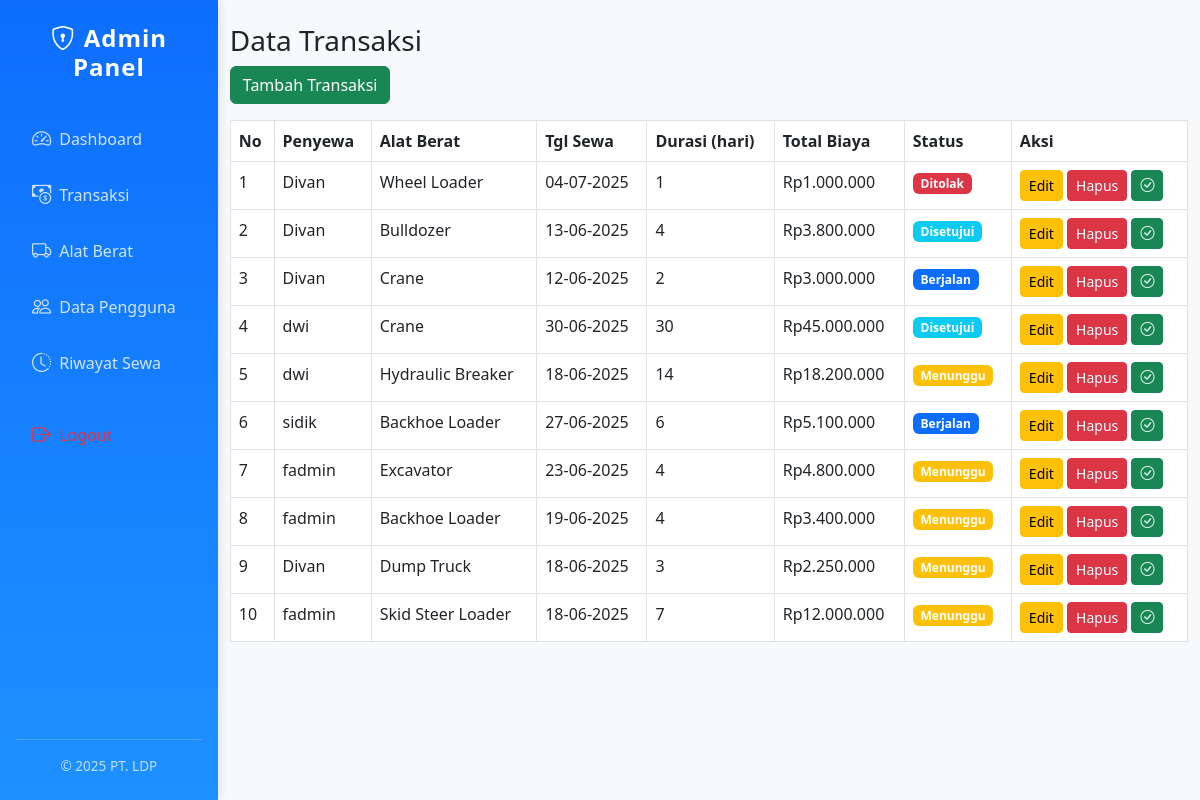
/admin/transaksi.php (signed in), run on the app's committed database.
### tables this page shows
CREATE TABLE `transaksi` (
  `id` int NOT NULL,
  `id_user` int DEFAULT NULL,
  `id_alat` int DEFAULT NULL,
  `tanggal_sewa` date DEFAULT NULL,
  `durasi` int DEFAULT NULL,
  `total_biaya` int DEFAULT NULL,
  `status` enum('menunggu','disetujui','berjalan','selesai','ditolak') DEFAULT 'menunggu'
);

CREATE TABLE `users` (
  `id` int NOT NULL,
  `nama` varchar(100) DEFAULT NULL,
  `email` varchar(100) DEFAULT NULL,
  `password` varchar(255) DEFAULT NULL,
  `role` enum('admin','user') DEFAULT 'user'
);

CREATE TABLE `alat_berat` (
  `id` int NOT NULL,
  `nama_alat` varchar(100) DEFAULT NULL,
  `jenis` varchar(50) DEFAULT NULL,
  `harga_per_hari` int DEFAULT NULL,
  `foto` varchar(255) DEFAULT NULL,
  `status` enum('tersedia','disewa') DEFAULT 'tersedia'
);

### admin/transaksi.php (the view, shortened to what this page needs)
<?php
include "../config/db.php";
$action = $_GET['action'] ?? '';
$query = "SELECT t.*, a.nama_alat, u.nama AS nama_user
          FROM transaksi t
          JOIN alat_berat a ON t.id_alat = a.id
          JOIN users u ON t.id_user = u.id AND t.status != 'selesai'
          ORDER BY t.id DESC";
$result = mysqli_query($conn, $query);
?>
<!DOCTYPE html>
<html lang="id">
<head>
    <link href="https://cdn.jsdelivr.net/npm/bootstrap@5.3.0/dist/css/bootstrap.min.css" rel="stylesheet">
</head>
<body>
    <?php
    include "sidebar_admin.php";
    $alat_result = mysqli_query($conn, "SELECT id, nama_alat,harga_per_hari, status FROM alat_berat");
    $user_result = mysqli_query($conn, "SELECT id, nama FROM users WHERE role = 'user'");
    ?>
    <div class="container mt-4">
        <h3>Data Transaksi</h3>
        <?php if ($action == 'add' || ($action == 'edit' && isset($data_edit))): ?>
            <h5><?= $action == 'add' ? 'Tambah Transaksi' : 'Edit Transaksi' ?></h5>
            <form method="POST" action="">
                <div class="mb-3">
                    <label>Nama Alat Berat</label>
                    <select name="id_alat" id="id_alat" class="form-select" required>
                        <option value="">-- Pilih Alat Berat --</option>
                        <?php while ($alat = mysqli_fetch_assoc($alat_result)): ?>
                            <option value="<?= $alat['id'] ?>" data-harga="<?= $alat['harga_per_hari'] ?>"
                                <?= ($action == 'edit' && $data_edit['id_alat'] == $alat['id']) ? 'selected' : '' ?>>
                                <?= htmlspecialchars($alat['nama_alat']) ?> - <?= $alat['status'] ?>
                            </option>
                        <?php endwhile; ?>
                    </select>
                </div>
                <div class="mb-3">
                    <label>Nama User</label>
                    <select name="id_user" class="form-select" required>
                        <option value="">-- Pilih User --</option>
                        <?php while ($user = mysqli_fetch_assoc($user_result)): ?>
                            <option value="<?= $user['id'] ?>" <?= ($action == 'edit' && $data_edit['id_user'] == $user['id']) ? 'selected' : '' ?>>
                                <?= htmlspecialchars($user['nama']) ?>
                            </option>
                        <?php endwhile; ?>
                    </select>
                </div>
                <div class="mb-3">
                    <label>Tanggal Sewa</label>
                    <input type="date" name="tanggal_sewa" class="form-control" required
                        value="<?= $action == 'edit' ? $data_edit['tanggal_sewa'] : '' ?>">
                </div>
                <div class="mb-3">
                    <label>Durasi (hari)</label>
                    <input type="number" name="durasi" id="durasi" class="form-control" required
                        value="<?= $action == 'edit' ? $data_edit['durasi'] : '' ?>">
                </div>
                <div class="mb-3">
                    <label>Total Biaya</label>
                    <input type="number" name="total_biaya" id="total_biaya" class="form-control" readonly
                        value="<?= $action == 'edit' ? $data_edit['total_biaya'] : '' ?>">
                </div>
                <div class="mb-3">
                    <label>Status</label>
                    <select name="status" class="form-select" required>
                        <option value="menunggu" <?= ($action == 'edit' && $data_edit['status'] == 'menunggu') ? 'selected' : '' ?>>Menunggu</option>
                        <option value="disetujui" <?= ($action == 'edit' && $data_edit['status'] == 'disetujui') ? 'selected' : '' ?>>Disetujui</option>
                        <option value="berjalan" <?= ($action == 'edit' && $data_edit['status'] == 'berjalan') ? 'selected' : '' ?>>Berjalan</option>
                        <option value="selesai" <?= ($action == 'edit' && $data_edit['status'] == 'selesai') ? 'selected' : '' ?>>Selesai</option>
                        <option value="ditolak" <?= ($action == 'edit' && $data_edit['status'] == 'ditolak') ? 'selected' : '' ?>>Ditolak</option>
                    </select>
                </div>
                <button type="submit" class="btn btn-primary"><?= $action == 'add' ? 'Tambah' : 'Update' ?></button>
                <a href="transaksi.php" class="btn btn-secondary">Batal</a>
            </form>
        <?php else: ?>
            <a href="transaksi.php?action=add" class="btn btn-success mb-3">Tambah Transaksi</a>
            <table class="table table-bordered">
                <thead>
                    <tr>
                        <th>No</th>
                        <th>Penyewa</th>
                        <th>Alat Berat</th>
                        <th>Tgl Sewa</th>
                        <th>Durasi (hari)</th>
                        <th>Total Biaya</th>
                        <th>Status</th>
                        <th>Aksi</th>
                    </tr>
                </thead>
                <tbody>
                    <?php if (mysqli_num_rows($result) > 0): ?>
                        <?php $no = 1;
                        while ($row = mysqli_fetch_assoc($result)): ?>
                            <tr>
                                <td><?= $no++ ?></td>
                                <td><?= htmlspecialchars($row['nama_user']) ?></td>
                                <td><?= htmlspecialchars($row['nama_alat']) ?></td>
                                <td><?= date('d-m-Y', strtotime($row['tanggal_sewa'])) ?></td>
                                <td><?= $row['durasi'] ?></td>
                                <td>Rp<?= number_format($row['total_biaya'], 0, ',', '.') ?></td>
                                <td>
                                    <?php
                                    $status = $row['status'];
                                    $badge = 'secondary';
                                    if ($status == 'menunggu') {
                                        $badge = 'warning';
                                    } elseif ($status == 'disetujui') {
                                        $badge = 'info';
                                    } elseif ($status == 'berjalan') {
                                        $badge = 'primary';
                                    } elseif ($status == 'selesai') {
                                        $badge = 'success';
                                    } elseif ($status == 'ditolak') {
                                        $badge = 'danger';
                                    }
                                    ?>
                                    <span class="badge bg-<?= $badge ?>"><?= ucfirst($status) ?></span>
                                </td>
                                <td>
                                    <a href="transaksi.php?action=edit&id=<?= $row['id'] ?>" class="btn btn-warning btn-sm">Edit</a>
                                    <a href="transaksi.php?action=delete&id=<?= $row['id'] ?>"
                                        onclick="return confirm('Yakin hapus data?')" class="btn btn-danger btn-sm">Hapus</a>
                                    <a href="transaksi.php?action=selesai&id=<?= $row['id'] ?>"
                                        onclick="return confirm('Tandai transaksi ini sebagai selesai?')"
                                        class="btn btn-success btn-sm" title="Selesaikan">
                                        <i class="bi bi-check-circle"></i>
                                    </a>
                                </td>
                            </tr>
                        <?php endwhile; ?>
                    <?php else: ?>
                        <tr>
                            <td colspan="8" class="text-center">Belum ada data transaksi.</td>
                        </tr>
                    <?php endif; ?>
                </tbody>
            </table>
        <?php endif; ?>
    </div>
</body>
</html>

### admin/sidebar_admin.php (style rules this page uses)
body { display: flex; min-height: 100vh; font-family: 'Segoe UI', sans-serif; background-color: #f8f9fa; }

### data on the page
transaksi: id_user.nama "Divan", alat_berat.nama_alat "Wheel Loader", tanggal_sewa "04-07-2025", durasi "1", total_biaya "1.000.000", status "Ditolak"
transaksi: id_user.nama "Divan", alat_berat.nama_alat "Bulldozer", tanggal_sewa "13-06-2025", durasi "4", total_biaya "3.800.000", status "Disetujui"
transaksi: id_user.nama "Divan", alat_berat.nama_alat "Crane", tanggal_sewa "12-06-2025", durasi "2", total_biaya "3.000.000", status "Berjalan"
transaksi: id_user.nama "dwi", alat_berat.nama_alat "Crane", tanggal_sewa "30-06-2025", durasi "30", total_biaya "45.000.000", status "Disetujui"
transaksi: id_user.nama "dwi", alat_berat.nama_alat "Hydraulic Breaker", tanggal_sewa "18-06-2025", durasi "14", total_biaya "18.200.000", status "Menunggu"
transaksi: id_user.nama "sidik", alat_berat.nama_alat "Backhoe Loader", tanggal_sewa "27-06-2025", durasi "6", total_biaya "5.100.000", status "Berjalan"
transaksi: id_user.nama "fadmin", alat_berat.nama_alat "Excavator", tanggal_sewa "23-06-2025", durasi "4", total_biaya "4.800.000", status "Menunggu"
transaksi: id_user.nama "fadmin", alat_berat.nama_alat "Backhoe Loader", tanggal_sewa "19-06-2025", durasi "4", total_biaya "3.400.000", status "Menunggu"
transaksi: id_user.nama "Divan", alat_berat.nama_alat "Dump Truck", tanggal_sewa "18-06-2025", durasi "3", total_biaya "2.250.000", status "Menunggu"
transaksi: id_user.nama "fadmin", alat_berat.nama_alat "Skid Steer Loader", tanggal_sewa "18-06-2025", durasi "7", total_biaya "12.000.000", status "Menunggu"
